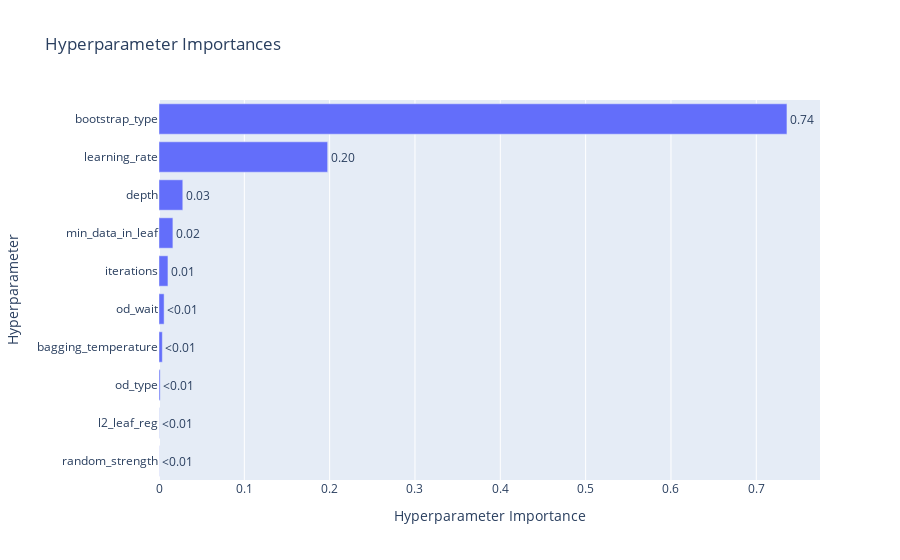

The notebook cell this image was saved under:
### Code cell
# 하이퍼파라미터별 중요도를 확인할 수 있는 그래프
optuna.visualization.plot_param_importances(study_cat_no_enc)

### Figure 1 — Plotly figure (JSON) as saved in the notebook; plotly's stock layout.template omitted (floating-point values rounded to 4 significant figures)
{"data": [{"cliponaxis": false, "hovertemplate": ["random_strength (FloatDistribution): 0.0001897742509499148<extra></extra>", "l2_leaf_reg (FloatDistribution): 0.000256762554585744<extra></extra>", "od_type (CategoricalDistribution): 0.0013887726822324447<extra></extra>", "bagging_temperature (FloatDistribution): 0.003906969648397853<extra></extra>", "od_wait (IntDistribution): 0.005988051793351469<extra></extra>", "iterations (IntDistribution): 0.010486613375497998<extra></extra>", "min_data_in_leaf (IntDistribution): 0.01629313334389075<extra></extra>", "depth (IntDistribution): 0.02788166709714984<extra></extra>", "learning_rate (FloatDistribution): 0.19767460787623292<extra></extra>", "bootstrap_type (CategoricalDistribution): 0.7359336473777108<extra></extra>"], "name": "Objective Value", "orientation": "h", "text": ["<0.01", "<0.01", "<0.01", "<0.01", "<0.01", "0.01", "0.02", "0.03", "0.20", "0.74"], "textposition": "outside", "type": "bar", "x": [0.0001898, 0.0002568, 0.001389, 0.003907, 0.005988, 0.01049, 0.01629, 0.02788, 0.1977, 0.7359], "y": ["random_strength", "l2_leaf_reg", "od_type", "bagging_temperature", "od_wait", "iterations", "min_data_in_leaf", "depth", "learning_rate", "bootstrap_type"]}], "layout": {"title": {"text": "Hyperparameter Importances"}, "xaxis": {"title": {"text": "Hyperparameter Importance"}}, "yaxis": {"title": {"text": "Hyperparameter"}}}}
